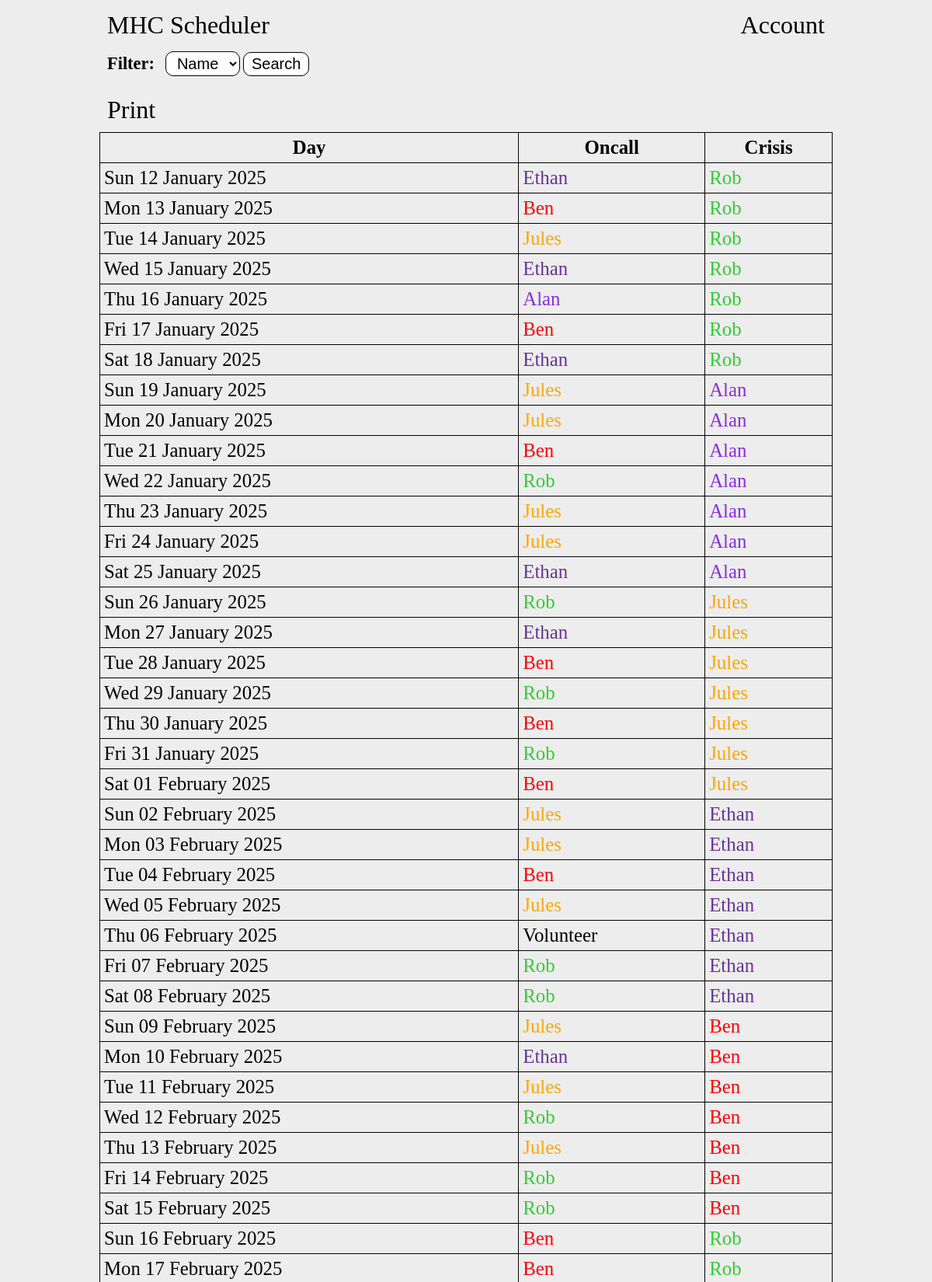
The page / (upper part) on the database its author committed.
### tables this page shows
CREATE TABLE days (id INTEGER NOT NULL, person_id INTEGER NOT NULL, date VARCHAR(255) NOT NULL, crisis_id INTEGER, completed bool, PRIMARY KEY(id), FOREIGN KEY (person_id) REFERENCES people(id));

CREATE TABLE people (id INTEGER NOT NULL, name varchar(255) NOT NULL, admin bool NOT NULL, diff int NOT NULL, password varchar(255), email varchar(255), sessions bit(10), weight INTEGER, end_diff int, color varchar(255), active BOOL, activate_date varchar(255), finish_date varchar(255), PRIMARY KEY (id));

### app.py (the view)
@app.route("/", methods=["GET"])
def index():
    con = sqlite3.connect("main.db")
    con.row_factory = sqlite3.Row
    cur = con.cursor()
    cur.execute("SELECT name, id FROM people;")
    rows = cur.fetchall()
    peopleData = [dict(row) for row in rows]
    if request.args.get('person'):
        person = request.args.get('person') # Filter days so that only the selected person shows
        cur.execute("SELECT days.date, p1.id AS oncallId, p1.name AS oncall, p1.color AS oncallColor, p2.name AS crisis, p2.color AS crisisColor FROM days LEFT JOIN people p1 ON days.person_id = p1.id JOIN people p2 ON days.crisis_id = p2.id WHERE (days.person_id = ? OR days.crisis_id = ?) AND days.completed = 0 ORDER BY days.id ASC", (person,person))
    else: # Display all days with a limit of 50
        cur.execute("SELECT date, p1.id AS oncallId, p1.name AS oncall, p1.color AS oncallColor, p2.name AS crisis, p2.color AS crisisColor FROM days LEFT JOIN people p1 ON days.person_id = p1.id JOIN people p2 ON days.crisis_id = p2.id AND days.completed = 0 ORDER BY days.id ASC")
    rows = cur.fetchall()
    daysData = [dict(row) for row in rows]
    for day in daysData:
        day['date'] = format_date(day['date'])
    con.close()
    if session.get("admin") != None:
        adminPerms = session['admin']
        if adminPerms == 1:
            return render_template('index.html', people=peopleData, days=daysData, accountLink="./signin", controlText="Admin", controlLink="./account")
        else:
            return render_template('index.html', people=peopleData, days=daysData, accountLink="./signin", controlText="Swaps", controlLink="./account")
    else:
        return render_template('index.html', people=peopleData, days=daysData, accountLink="./signin")

### app.py (called while the page is built)
def format_date(date_str):
    date_obj = datetime.strptime(date_str, "%Y-%m-%d")
    return date_obj.strftime("%a %d %B %Y")

@app.after_request
def add_header(response):
    response.headers["Cache-Control"] = "no-store, no-cache, must-revalidate, post-check=0, pre-check=0, max-age=0"
    response.headers["Pragma"] = "no-cache"
    response.headers["Expires"] = "0"
    return response

### templates/index.html (shortened to what this page needs)
{% extends "base.html" %}
{% block body %}
<nav>
    <a href="./">MHC Scheduler</a>
    <div>
        <a href="signin">Account</a>
    </div>
</nav>
<main>
    <form method="get">
        <label for="filter">Filter: </label>
        <select name="person" id="filter">
            <option disabled selected>Name</option>
        </select>
        <input type="submit" value="Search">
    </form>
    <a href="javascript:if(window.print)window.print()" class="print">Print</a>
    <table>
        <tr>
            <th>Day</th>
            <th>Oncall</th>
            <th>Crisis</th>
        </tr>
        {% for day in days %}
        <tr>
            <td>{{ day['date'] }}</td>
            {% if day['oncall'] != None %}
            <td style="color: {{ day['oncallColor'] }}">{{ day['oncall'] }}</td>
            {% else %}
            <td>Volunteer</td>
            {% endif %}
            <td style="color: {{ day['crisisColor'] }}">{{ day['crisis'] }}</td>
        </tr>
        {% endfor %}
    </table>
</main>
{% endblock %}

### templates/base.html (shortened to what this page needs)
<!DOCTYPE html>
<html lang="en">
    <head>
        <link rel="stylesheet" href="{{ url_for('static', filename='main.css') }}">
        <link rel="stylesheet" media="print" href="{{ url_for('static', filename='print.css') }}">
    </head>
    <body>
        {% block body %}
        {% endblock %}
    </body>
</html>

### static/main.css (style rules this page uses)
body { background-color: rgb(237, 237, 237); padding: 0 10%; font-family:'Times New Roman', Times, serif; }
nav { color: black; display: flex; flex-direction: row; justify-content: space-between; align-items: center; height: 6vh; }
.print, nav a { color: black; text-decoration: none; padding: 10px; font-size: 2rem; border-radius: 10px; }
label, select, input, button, form a { display: inline-block; font-size: 1.25rem; padding: 3px 10px; border-radius: 10px; }
label { font-weight: bold; font-size: 1.4rem; }
select, input, button, form a { background-color: white; border: 1px solid black; }
form { margin: 10px 0 20px 0; }
form input { margin-bottom: 5px; }
table { width: 100%; margin: 10px 0; }
th, td { padding: 5px; font-size: 1.55rem; }
table, th, td { border: 1px solid black; border-collapse: collapse; }

### static/print.css (style rules this page uses)
nav, form, .print { display: none; }

### rows shown on the page
days: date "Sun 12 January 2025", oncall "Ethan", crisis "Rob"
days: date "Mon 13 January 2025", oncall "Ben", crisis "Rob"
days: date "Tue 14 January 2025", oncall "Jules", crisis "Rob"
days: date "Wed 15 January 2025", oncall "Ethan", crisis "Rob"
days: date "Thu 16 January 2025", oncall "Alan", crisis "Rob"
days: date "Fri 17 January 2025", oncall "Ben", crisis "Rob"
days: date "Sat 18 January 2025", oncall "Ethan", crisis "Rob"
days: date "Sun 19 January 2025", oncall "Jules", crisis "Alan"
days: date "Mon 20 January 2025", oncall "Jules", crisis "Alan"
days: date "Tue 21 January 2025", oncall "Ben", crisis "Alan"
days: date "Wed 22 January 2025", oncall "Rob", crisis "Alan"
days: date "Thu 23 January 2025", oncall "Jules", crisis "Alan"
days: date "Fri 24 January 2025", oncall "Jules", crisis "Alan"
days: date "Sat 25 January 2025", oncall "Ethan", crisis "Alan"
days: date "Sun 26 January 2025", oncall "Rob", crisis "Jules"
days: date "Mon 27 January 2025", oncall "Ethan", crisis "Jules"
days: date "Tue 28 January 2025", oncall "Ben", crisis "Jules"
days: date "Wed 29 January 2025", oncall "Rob", crisis "Jules"
days: date "Thu 30 January 2025", oncall "Ben", crisis "Jules"
days: date "Fri 31 January 2025", oncall "Rob", crisis "Jules"
days: date "Sat 01 February 2025", oncall "Ben", crisis "Jules"
days: date "Sun 02 February 2025", oncall "Jules", crisis "Ethan"
days: date "Mon 03 February 2025", oncall "Jules", crisis "Ethan"
days: date "Tue 04 February 2025", oncall "Ben", crisis "Ethan"
days: date "Wed 05 February 2025", oncall "Jules", crisis "Ethan"
days: date "Thu 06 February 2025", shows "Volunteer", crisis "Ethan"
days: date "Fri 07 February 2025", oncall "Rob", crisis "Ethan"
days: date "Sat 08 February 2025", oncall "Rob", crisis "Ethan"
days: date "Sun 09 February 2025", oncall "Jules", crisis "Ben"
days: date "Mon 10 February 2025", oncall "Ethan", crisis "Ben"
days: date "Tue 11 February 2025", oncall "Jules", crisis "Ben"
days: date "Wed 12 February 2025", oncall "Rob", crisis "Ben"
days: date "Thu 13 February 2025", oncall "Jules", crisis "Ben"
days: date "Fri 14 February 2025", oncall "Rob", crisis "Ben"
days: date "Sat 15 February 2025", oncall "Rob", crisis "Ben"
days: date "Sun 16 February 2025", oncall "Ben", crisis "Rob"
days: date "Mon 17 February 2025", oncall "Ben", crisis "Rob"
